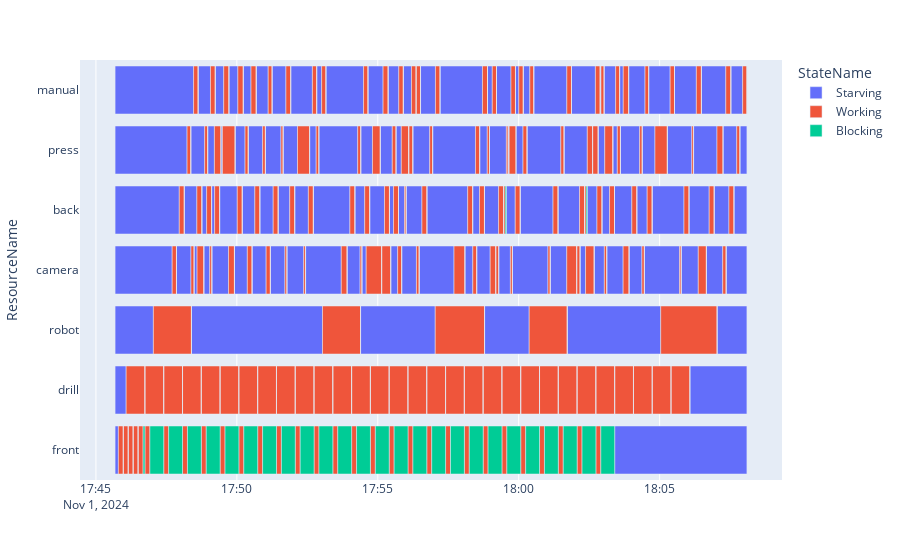

Source (notebook cell):
### Code cell
lab=Lab()
lab.gate.Store.items = batchCreate(0,numJobs=30) #batchedExp
lab.run(3600)

df = pd.DataFrame(lab.env.state_log, columns=["Resource","ResourceName","State","StateName","Entity","?","timeIn","timeOut"])
df = df.loc[df.ResourceName.isin(["front","drill","robot","camera","back","press","manual"])]
fig = utils.createGantt(df)
fig.show()

makespan=df.timeOut.max()-df.timeIn.min()
print(makespan)

### Figure 1 — Plotly figure (JSON) as saved in the notebook; plotly's stock layout.template omitted (floating-point values rounded to 4 significant figures; data arrays with more than 128 entries replaced by an {"elided": "..."} marker saying what was removed)
{"data": [{"alignmentgroup": "True", "base": {"elided": "192 str values"}, "hovertemplate": "StateName=Starving<br>timeIn=%{base}<br>timeOut=%{x}<br>ResourceName=%{y}<extra></extra>", "legendgroup": "Starving", "marker": {"color": "#636efa", "pattern": {"shape": ""}}, "name": "Starving", "offsetgroup": "Starving", "orientation": "h", "showlegend": true, "textposition": "auto", "type": "bar", "x": {"elided": "192 float values"}, "xaxis": "x", "y": {"elided": "192 str values"}, "yaxis": "y"}, {"alignmentgroup": "True", "base": {"elided": "185 str values"}, "hovertemplate": "StateName=Working<br>timeIn=%{base}<br>timeOut=%{x}<br>ResourceName=%{y}<extra></extra>", "legendgroup": "Working", "marker": {"color": "#EF553B", "pattern": {"shape": ""}}, "name": "Working", "offsetgroup": "Working", "orientation": "h", "showlegend": true, "textposition": "auto", "type": "bar", "x": {"elided": "185 float values"}, "xaxis": "x", "y": {"elided": "185 str values"}, "yaxis": "y"}, {"alignmentgroup": "True", "base": {"elided": "185 str values"}, "hovertemplate": "StateName=Blocking<br>timeIn=%{base}<br>timeOut=%{x}<br>ResourceName=%{y}<extra></extra>", "legendgroup": "Blocking", "marker": {"color": "#00cc96", "pattern": {"shape": ""}}, "name": "Blocking", "offsetgroup": "Blocking", "orientation": "h", "showlegend": true, "textposition": "auto", "type": "bar", "x": {"elided": "185 int values"}, "xaxis": "x", "y": {"elided": "185 str values"}, "yaxis": "y"}], "layout": {"barmode": "overlay", "legend": {"title": {"text": "StateName"}, "tracegroupgap": 0}, "margin": {"t": 60}, "xaxis": {"anchor": "y", "domain": [0, 1], "type": "date"}, "yaxis": {"anchor": "x", "domain": [0, 1], "title": {"text": "ResourceName"}}}}
